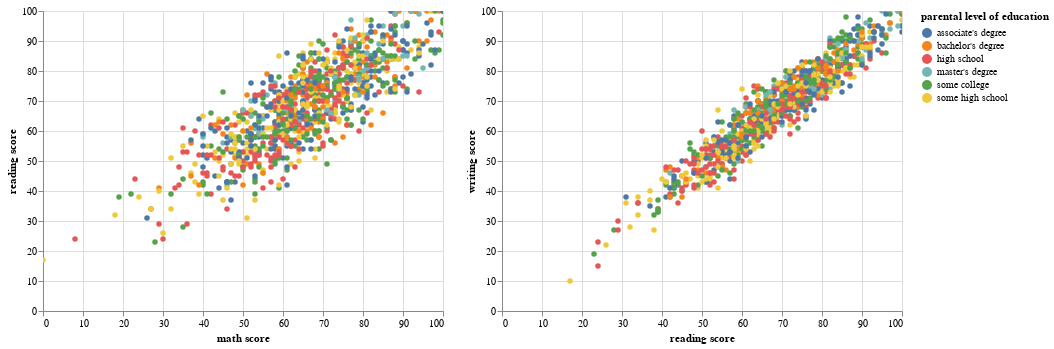

Notebook code for this chart:
### Markdown cell above
### Scatter plot of math vs reading vs writing scores with dropdown option for grades.

### Code cell
# Let's implement filtering using dynamic queries. 
dropdown = alt.binding_select (options=df["Grade"].unique(), name="Select a grade:")

# Create a new selection that uses my dynamic query widget
selection = alt.selection(type="single", fields=["Grade"], bind=dropdown)

# Let's specify our chart
x = alt.Chart(df).mark_circle().encode(
    x = "math score",
    y = "reading score" ,
    color=alt.Color('parental level of education'),    
    tooltip = ['writing score','race/ethnicity' , 'test preparation course','lunch', 'gender'],
    opacity=alt.condition(selection,alt.value(1),alt.value(.2))
).add_selection(selection).interactive()

y = alt.Chart(df).mark_circle().encode(
    x = "reading score",
    y = "writing score" ,
    color=alt.Color('parental level of education'),    
    tooltip = ['math score','race/ethnicity' , 'test preparation course','lunch', 'gender'],
    opacity=alt.condition(selection,alt.value(1),alt.value(.2))
).add_selection(selection).interactive()
 
    
x | y

### Figure 1 — Vega-Lite specification as saved in the notebook (floating-point values rounded to 4 significant figures; data arrays with more than 128 entries replaced by an {"elided": "..."} marker saying what was removed)
{"config": {"view": {"continuousWidth": 400, "continuousHeight": 300}}, "hconcat": [{"mark": "circle", "encoding": {"color": {"field": "parental level of education", "type": "nominal"}, "opacity": {"condition": {"value": 1, "selection": "selector002"}, "value": 0.2}, "tooltip": [{"field": "writing score", "type": "quantitative"}, {"field": "race/ethnicity", "type": "nominal"}, {"field": "test preparation course", "type": "nominal"}, {"field": "lunch", "type": "nominal"}, {"field": "gender", "type": "nominal"}], "x": {"field": "math score", "type": "quantitative"}, "y": {"field": "reading score", "type": "quantitative"}}, "selection": {"selector002": {"type": "single", "fields": ["Grade"], "bind": {"input": "select", "options": ["C", "B", "A", "F", "D"], "name": "Select a grade:"}}, "selector003": {"type": "interval", "bind": "scales", "encodings": ["x", "y"]}}}, {"mark": "circle", "encoding": {"color": {"field": "parental level of education", "type": "nominal"}, "opacity": {"condition": {"value": 1, "selection": "selector002"}, "value": 0.2}, "tooltip": [{"field": "math score", "type": "quantitative"}, {"field": "race/ethnicity", "type": "nominal"}, {"field": "test preparation course", "type": "nominal"}, {"field": "lunch", "type": "nominal"}, {"field": "gender", "type": "nominal"}], "x": {"field": "reading score", "type": "quantitative"}, "y": {"field": "writing score", "type": "quantitative"}}, "selection": {"selector002": {"type": "single", "fields": ["Grade"], "bind": {"input": "select", "options": ["C", "B", "A", "F", "D"], "name": "Select a grade:"}}, "selector004": {"type": "interval", "bind": "scales", "encodings": ["x", "y"]}}}], "data": {"name": "data-598c564d9ab09427fc15e81e0b79fece"}, "$schema": "https://vega.github.io/schema/vega-lite/v4.17.0.json", "datasets": {"data-598c564d9ab09427fc15e81e0b79fece": {"elided": "1000 records"}}}
